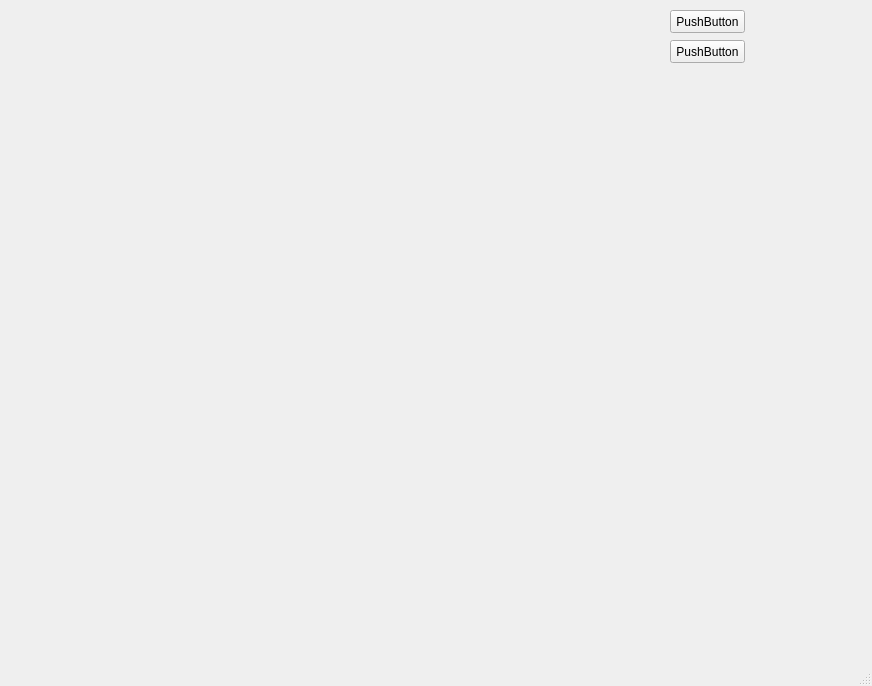
<?xml version="1.0" encoding="UTF-8"?>
<ui version="4.0">
 <class>MainWindow</class>
 <widget class="QMainWindow" name="MainWindow">
  <property name="geometry">
   <rect>
    <x>0</x>
    <y>0</y>
    <width>872</width>
    <height>686</height>
   </rect>
  </property>
  <property name="windowTitle">
   <string>MainWindow</string>
  </property>
  <widget class="QWidget" name="centralwidget">
   <widget class="QFrame" name="gridFrame">
    <property name="geometry">
     <rect>
      <x>10</x>
      <y>10</y>
      <width>640</width>
      <height>480</height>
     </rect>
    </property>
    <layout class="QGridLayout" name="gridLayout"/>
   </widget>
   <widget class="QPushButton" name="pushButton">
    <property name="geometry">
     <rect>
      <x>670</x>
      <y>10</y>
      <width>75</width>
      <height>23</height>
     </rect>
    </property>
    <property name="text">
     <string>PushButton</string>
    </property>
   </widget>
   <widget class="QPushButton" name="pushButton_2">
    <property name="geometry">
     <rect>
      <x>670</x>
      <y>40</y>
      <width>75</width>
      <height>23</height>
     </rect>
    </property>
    <property name="text">
     <string>PushButton</string>
    </property>
   </widget>
  </widget>
  <widget class="QMenuBar" name="menubar">
   <property name="geometry">
    <rect>
     <x>0</x>
     <y>0</y>
     <width>872</width>
     <height>21</height>
    </rect>
   </property>
  </widget>
  <widget class="QStatusBar" name="statusbar"/>
 </widget>
 <resources/>
 <connections/>
</ui>
